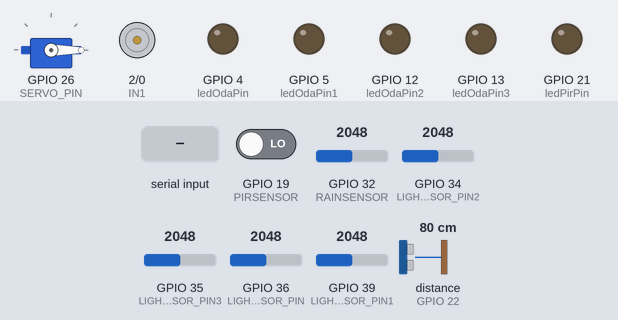
The sketch below on a simulated ESP32. Shown: servo, motor-driver pin pairs drawn as motors (green arrow = first pin HIGH = forward, orange = second pin HIGH = backward, longer = more drive, scaled by the enable pin), output pins drawn as LEDs (lit = HIGH). Wiring (inferred from the names in the program): ultrasonic range finder: trigger GPIO 23; echo GPIO 22. The inputs (shaded band) are chosen by the test bench; at power-on: GPIO 19 (PIRSENSOR) LOW, GPIO 32 (RAINSENSOR) = 2048, GPIO 34 (LIGHT_SENSOR_PIN2) = 2048, GPIO 35 (LIGHT_SENSOR_PIN3) = 2048, GPIO 36 (LIGHT_SENSOR_PIN) = 2048, GPIO 39 (LIGHT_SENSOR_PIN1) = 2048, distance to the obstacle (sensor on GPIO 22) 80 cm. The echo pulse lasts 58.3 µs per cm; pins used as bus, display or sensor lines are not drawn; what the sketch prints to the serial monitor is not drawn.

Above: at 1.2 s.
1.3 s: "b" received over Serial
At 1.9 s:
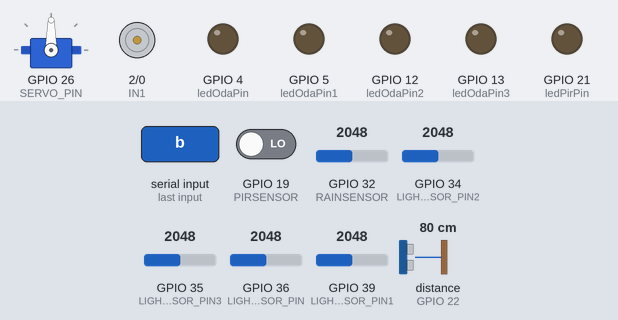
2.8 s: "d" received over Serial
At 4.0 s:
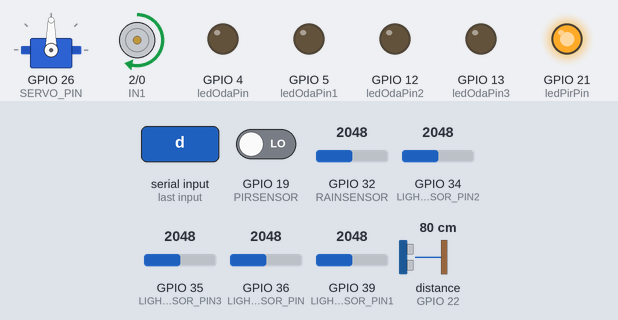
4.3 s: "a" received over Serial
At 5.4 s:
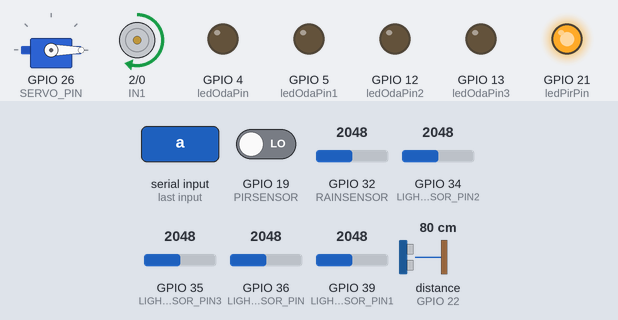
5.8 s: "e" received over Serial
At 6.5 s:
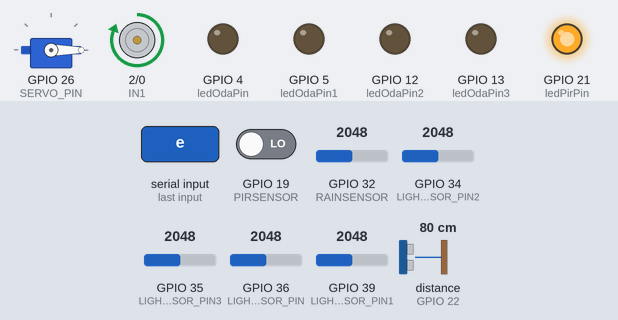
7.3 s: "i" received over Serial
At 7.7 s:
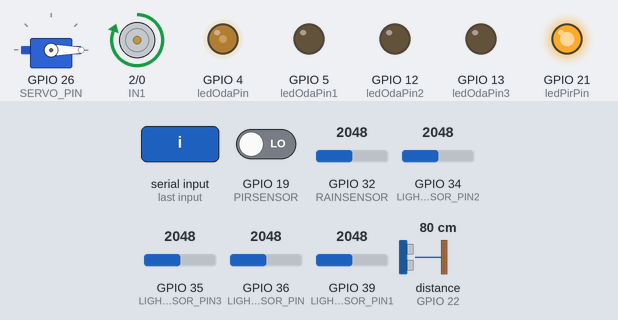
8.8 s: "c" received over Serial
At 10.0 s:
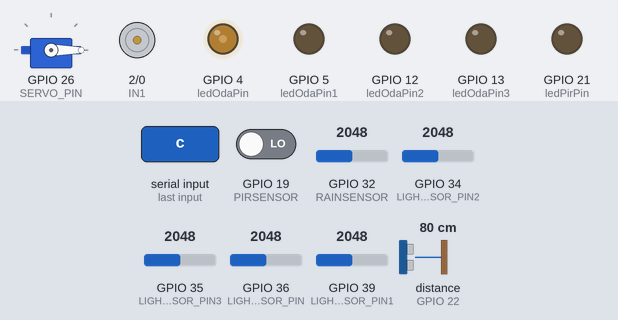
Timing chart, 0 to 11.3 s (numbered marks = the images above; inputs shaded):
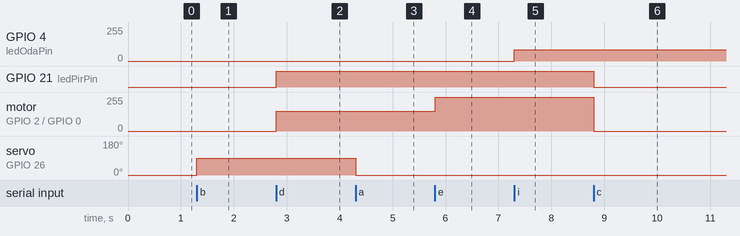

The sketch:

SmartHomeSon.ino
```cpp
#include <ESP32Servo.h>

#define SERIAL_BAUD_RATE 115200
///////////////////////////////////////////////////////////////////////////////////////////////////
const int PIRSENSOR = 19;           // SENSOR PIN connected to GPIO19
int pirpinStateCurrent = LOW;       // current state of pin

// L298N Motor Driver Pins
#define ENA 15                      // Hız kontrolü için PWM pin
#define IN1 2                       // Motor yön kontrolü için IN1 pin
#define IN2 0                       // Motor yön kontrolü için IN1 pin
const int ledPirPin = 21;           // Siren ledi için pin
///////////////////////////////////////////////////////////////////////////////////////////////////
const int RAINSENSOR = 32;          // SENSOR PIN connected to GPIO34
int rain_analog_value;              // analog value from the rain sensor

#define SERVO_PIN  26               // SENSOR PIN connected to GPIO26
Servo servoMotor;                   // create servo object to control a servo
int servoPosition = 0;              // Servo motorun başlangıç konumu (varsayılan olarak 90 derece)
///////////////////////////////////////////////////////////////////////////////////////////////////
const int TRIG_PIN = 23;            // GPIO13 pin connected to TRIG pin of HCSR04 sensor
const int ECHO_PIN = 22;            // GPIO12 pin connected to ECHO pin of HCSR04 sensor
long duration_us, distance_cm;
///////////////////////////////////////////////////////////////////////////////////////////////////
#define LIGHT_SENSOR_PIN 36         // GPIO36 pin connected to LIGHT_SENSOR_PIN (ADC0)
int ldr_analog_value;
const int ledOdaPin = 4;           // Oda ledi için pin
///////////////////////////////////////////////////////////////////////////////////////////////////
#define LIGHT_SENSOR_PIN1 39        // GPIO36 pin connected to LIGHT_SENSOR_PIN (ADC0)
int ldr_analog_value1;
const int ledOdaPin1 = 5;          // Oda1 ledi için pin
///////////////////////////////////////////////////////////////////////////////////////////////////
#define LIGHT_SENSOR_PIN2 34        // GPIO36 pin connected to LIGHT_SENSOR_PIN (ADC0)
int ldr_analog_value2;
const int ledOdaPin2 = 12;          // Oda2 ledi için pin
///////////////////////////////////////////////////////////////////////////////////////////////////
#define LIGHT_SENSOR_PIN3 35        // GPIO36 pin connected to LIGHT_SENSOR_PIN (ADC0)
int ldr_analog_value3;
const int ledOdaPin3 = 13;          // Oda3 ledi için pin
///////////////////////////////////////////////////////////////////////////////////////////////////
void setup() {
  Serial.begin(SERIAL_BAUD_RATE);   // initialize serial communication
  pinMode(PIRSENSOR, INPUT);
  pinMode(RAINSENSOR, INPUT);
  pinMode(TRIG_PIN, OUTPUT);
  pinMode(ECHO_PIN, INPUT);
  servoMotor.attach(SERVO_PIN);
  servoMotor.write(servoPosition);

  pinMode(ENA, OUTPUT);
  pinMode(IN1, OUTPUT);
  pinMode(IN2, OUTPUT);
  pinMode(ledPirPin, OUTPUT);
  pinMode(ledOdaPin, OUTPUT);
  pinMode(ledOdaPin1, OUTPUT);
  pinMode(ledOdaPin2, OUTPUT);
  pinMode(ledOdaPin3, OUTPUT);

  digitalWrite(IN1, LOW);
  digitalWrite(IN2, LOW);
}

void loop() {
// MOTION SENSOR___________________________________________
  pirpinStateCurrent = digitalRead(PIRSENSOR);
    Serial.print(pirpinStateCurrent);
    Serial.print("/");
// MOTION SENSOR END_______________________________________

// RAIN SENSOR_____________________________________________
  rain_analog_value = analogRead(RAINSENSOR);
    Serial.print(rain_analog_value);
    Serial.print("/");
// RAIN SENSOR END_________________________________________

// DISTANCE SENSOR_________________________________________
  digitalWrite(TRIG_PIN, HIGH);
  delayMicroseconds(10);
  digitalWrite(TRIG_PIN, LOW);

  // measure duration of pulse from ECHO pin
  duration_us = pulseIn(ECHO_PIN, HIGH);

  // calculate the distance
  distance_cm = (duration_us/2) / 29.1;

    Serial.print(distance_cm);
    Serial.print("/");
// DISTANCE SENSOR END_____________________________________

// LDR SENSOR______________________________________________
  ldr_analog_value = analogRead(LIGHT_SENSOR_PIN);
    Serial.print(ldr_analog_value);
    Serial.print("/");
// LDR SENSOR END__________________________________________

// LDR SENSOR1_____________________________________________
  ldr_analog_value1 = analogRead(LIGHT_SENSOR_PIN1);
    Serial.print(ldr_analog_value1);
    Serial.print("/");
// LDR SENSOR1 END_________________________________________

// LDR SENSOR2_____________________________________________
  ldr_analog_value2 = analogRead(LIGHT_SENSOR_PIN2);
    Serial.print(ldr_analog_value2);
    Serial.print("/");
// LDR SENSOR2 END_________________________________________

// LDR SENSOR3_____________________________________________
  ldr_analog_value3 = analogRead(LIGHT_SENSOR_PIN3);
    Serial.println(ldr_analog_value3);
// LDR SENSOR3 END_________________________________________

if (Serial.available()) {
    char command = Serial.read();

    if (command == 'a') {
      // Servo motoru 0 konumuna getir
      servoMotor.write(0);

    } else if (command == 'b') {
      // Servo motoru 90 konumuna getir
      servoMotor.write(90);

    } else if (command == 'c') {
      // DC motoru durdur
      digitalWrite(IN1, LOW);
      digitalWrite(IN2, LOW);
      analogWrite(ENA, 0);  // Hızı sıfıra ayarla
      digitalWrite(ledPirPin,LOW);

    } else if (command == 'd') {
      // DC motoru yavaş döndür
      analogWrite(ENA, 150);  // Hız değerini ayarlayabilirsin
      digitalWrite(IN1, HIGH);
      digitalWrite(IN2, LOW);
      digitalWrite(ledPirPin,HIGH);

    } else if (command == 'e') {
      // DC motoru hızlı döndür
      analogWrite(ENA, 255);  // Hız değerini ayarlayabilirsin
      digitalWrite(IN1, HIGH);
      digitalWrite(IN2, LOW);
      digitalWrite(ledPirPin,HIGH);

    } else if (command == 'f') {
      // Fotoğraf çek


    } else if (command == 'h') {
      // Oda1'in ışığını kapat
      analogWrite(ledOdaPin, 0);

    } else if (command == 'i') {
      // Oda1'in ışığı low
      analogWrite(ledOdaPin, 85);

    } else if (command == 'j') {
      // Oda1'in ışığı medium
      analogWrite(ledOdaPin, 170);

    } else if (command == 'k') {
      // Oda1'in ışığı high
      analogWrite(ledOdaPin, 255);

    } else if (command == 'l') {
      // Oda2'nin ışığını kapat
      analogWrite(ledOdaPin1, 0);

    } else if (command == 'm') {
      // Oda2'nin ışığı low
      analogWrite(ledOdaPin1, 85);

    } else if (command == 'n') {
      // Oda2'nin ışığı medium
      analogWrite(ledOdaPin1, 170);

    } else if (command == 'o') {
      // Oda2'nin ışığı high
      analogWrite(ledOdaPin1, 255);

    } else if (command == 'p') {
      // Oda3'ün ışığını kapat
      analogWrite(ledOdaPin2, 0);

    } else if (command == 'r') {
      // Oda3'ün ışığı low
      analogWrite(ledOdaPin2, 85);

    } else if (command == 's') {
      // Oda3'ün ışığı medium
      analogWrite(ledOdaPin2, 170);

    } else if (command == 't') {
      // Oda3'ün ışığı high
      analogWrite(ledOdaPin2, 255);

    } else if (command == 'u') {
      // Oda4'ün ışığını kapat
      analogWrite(ledOdaPin3, 0);

    } else if (command == 'v') {
      // Oda4'ün ışığı low
      analogWrite(ledOdaPin3, 85);

    } else if (command == 'y') {
      // Oda4'ün ışığı medium
      analogWrite(ledOdaPin3, 170);

    } else if (command == 'z') {
      // Oda4'ün ışığı high
      analogWrite(ledOdaPin3, 255);
    }
  }
}
```

Measured:
- after the input at 1.3 s, servo on GPIO 26 (SERVO_PIN): 0° → 90° at once
- after the input at 2.8 s, GPIO 21 (ledPirPin): LOW → HIGH at once; motor on GPIO 2 (IN1) / GPIO 0 (IN2): stopped → forward 150/255 at once
- after the input at 4.3 s, servo on GPIO 26 (SERVO_PIN): 90° → 0° at once
- after the input at 5.8 s, motor on GPIO 2 (IN1) / GPIO 0 (IN2): forward 150/255 → forward 255/255 at once
- after the input at 7.3 s, GPIO 4 (ledOdaPin): 0/255 → 85/255 at once
- after the input at 8.8 s, GPIO 21 (ledPirPin): HIGH → LOW at once; motor on GPIO 2 (IN1) / GPIO 0 (IN2): forward 255/255 → stopped at once
